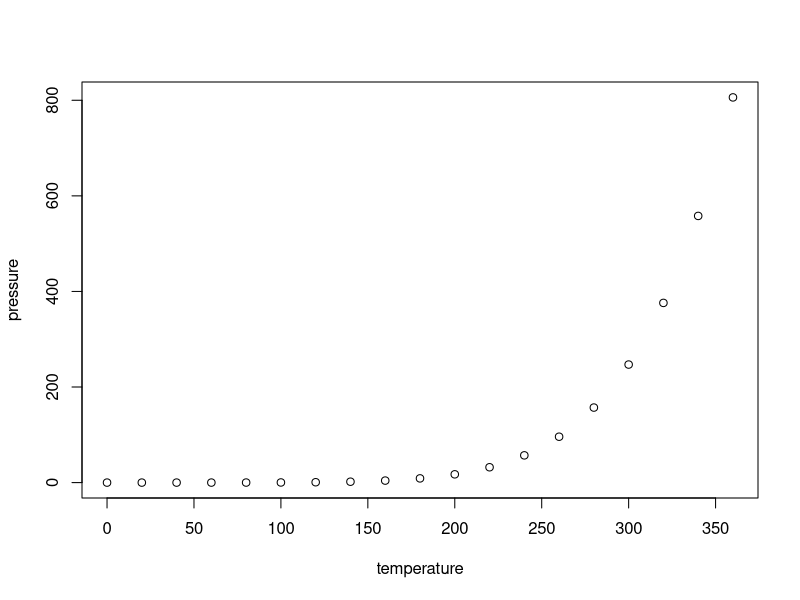
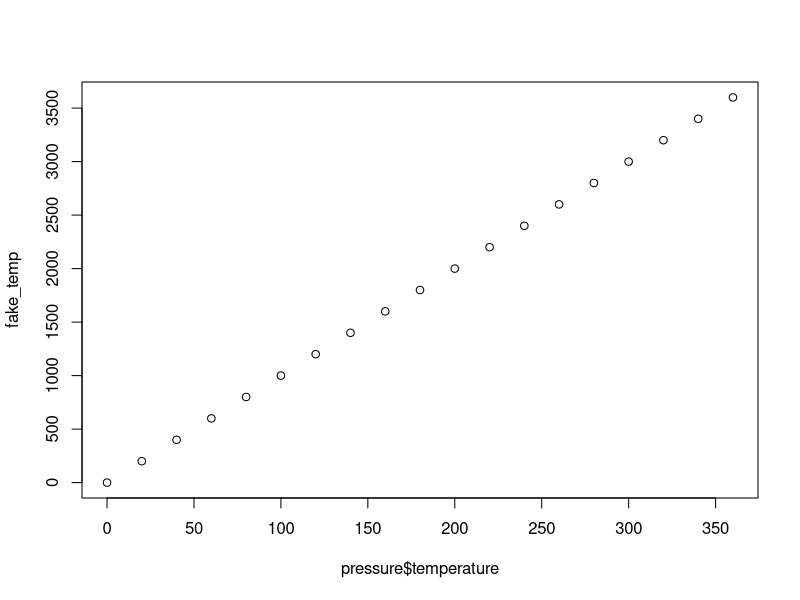
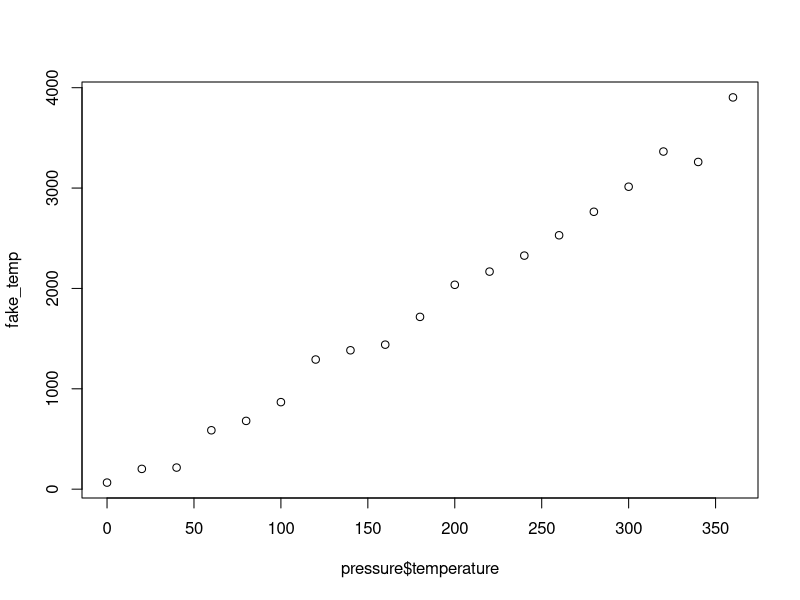

Write the R code that produced these figures, in order.
## ---- chunk 1
knitr::opts_chunk$set(echo = FALSE)
## ---- chunk 2
## 'pressure data set' is automatically loaded in 
## workspace through package{datasets}
head(pressure)
## ---- chunk 3
str(pressure)
## ---- chunk 4
summary(pressure)
## ---- chunk 5
plot(pressure)
## ---- chunk 6
## pick values b0 and b1
b0 <- 0
b1 <- 10
## store in dataset as a new variable
fake_temp <- b0 + b1*pressure$temperature
plot(pressure$temperature, fake_temp)
## ---- chunk 7
fake_lm <- lm(formula = fake_temp ~ pressure$temperature)
summary(fake_lm)
## ---- chunk 8
set.seed(44)
error <- rnorm(n = nrow(pressure), mean = 0, sd = 100)
fake_temp <- b0 + b1*pressure$temperature + error
plot(x = pressure$temperature, y = fake_temp)
## ---- chunk 9
fake_lm <- lm(formula = fake_temp ~ pressure$temperature)
summary(fake_lm)
